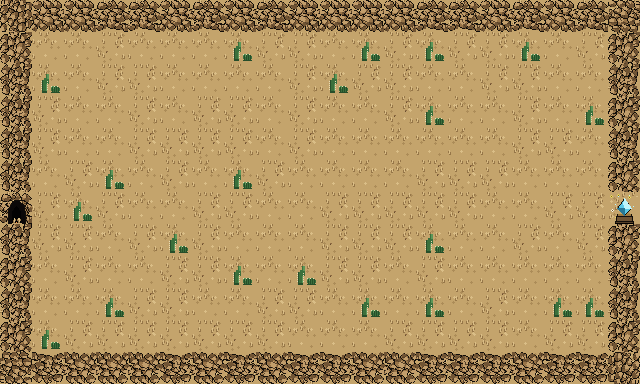

Below is a game level as drawn by its tile map, then a one-line description and the .tmx file that defines it, in full:
An orthogonal 20x12 tile map with 32x32 px tiles, 1 tile layer (ground) and 2 objects (spawn, goal).

<map version="1.10" tiledversion="1.12.2" orientation="orthogonal" renderorder="right-down" width="20" height="12" tilewidth="32" tileheight="32" infinite="0" nextlayerid="3" nextobjectid="3">
 <tileset firstgid="1" name="tileset_desert" tilewidth="32" tileheight="32" tilecount="8" columns="4">
  <image source="../sprites-src/tileset_desert.png" width="128" height="64" />
  <tile id="0">
   <properties>
    <property name="type" value="buildable" />
   </properties>
  </tile>
  <tile id="1">
   <properties>
    <property name="type" value="buildable" />
   </properties>
  </tile>
  <tile id="2">
   <properties>
    <property name="type" value="buildable" />
   </properties>
  </tile>
  <tile id="3">
   <properties>
    <property name="type" value="blocked" />
   </properties>
  </tile>
  <tile id="4">
   <properties>
    <property name="type" value="blocked" />
   </properties>
  </tile>
  <tile id="5">
   <properties>
    <property name="type" value="blocked" />
   </properties>
  </tile>
  <tile id="6">
   <properties>
    <property name="type" value="path" />
   </properties>
  </tile>
  <tile id="7">
   <properties>
    <property name="type" value="path" />
   </properties>
  </tile>
 </tileset>
 <layer id="1" name="ground" width="20" height="12">
  <data encoding="csv">
1610612742,5,5,4,4,5,4,5,4,5,5,5,5,4,4,5,4,5,4,6,
1610612741,1,1,2,1,1,1,3,2,2,1,3,2,3,2,2,3,1,2,1610612741,
1610612740,3,1,2,2,1,1,1,1,2,3,2,2,1,1,2,2,1,1,1610612740,
1610612740,2,1,1,2,1,2,2,1,2,1,1,2,3,1,1,2,1,3,1610612741,
1610612740,2,1,1,2,2,2,2,1,2,1,1,1,1,1,1,2,2,1,1610612740,
1610612740,1,2,3,1,2,1,3,2,1,1,1,1,2,2,2,1,1,1,1610612741,
7,2,3,2,1,1,2,2,1,1,2,2,2,2,2,1,1,2,2,8,
1610612740,2,2,1,2,3,2,1,1,1,2,2,2,3,1,1,2,1,2,1610612741,
1610612741,1,2,1,1,2,2,3,1,3,2,2,1,2,1,1,1,1,1,1610612740,
1610612740,1,1,3,2,2,1,1,2,2,1,3,1,3,1,2,1,3,3,1610612740,
1610612741,3,2,2,2,2,2,2,2,1,1,1,2,2,2,2,1,2,2,1610612741,
3221225478,3221225476,3221225477,3221225477,3221225477,3221225476,3221225477,3221225476,3221225477,3221225476,3221225476,3221225477,3221225477,3221225476,3221225476,3221225476,3221225477,3221225476,3221225476,2684354566
</data>
 </layer>
 <objectgroup id="2" name="markers">
  <object id="1" name="spawn_0" type="spawn" x="0" y="192" width="32" height="32" />
  <object id="2" name="goal_0" type="goal" x="608" y="192" width="32" height="32" />
 </objectgroup>
</map>
